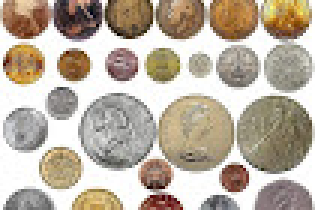
#> input picture img1.jpeg, 105 x 70 px (shown 3 times larger)
$ python Filtros.py --imagem img1.jpeg
#> lines starting #> are read from the running program, lines starting #| are printed output that depends on the picture
import cv2
import numpy
import argparse

# ------------------------ Filtros Passa Baixa ----------------------------- #

# Questão 1

# [16 lines left out: function filtroMedia, not called in this run]

# Questão 2

def filtroMediana(imagem, tamanho_janela):
    m, n = imagem.shape
    imagemMediana = numpy.zeros([m, n], dtype = imagem.dtype)

    for i in range(tamanho_janela // 2, m - tamanho_janela // 2):
        for j in range(tamanho_janela // 2, n - tamanho_janela // 2):
            janela = [
                imagem[i - k][j - l]
                for k in range(tamanho_janela)
                for l in range(tamanho_janela)
            ]
            temp = sorted(janela)
            imagemMediana[i, j] = temp[len(temp) // 2]

    imagemMediana = imagemMediana.astype(numpy.uint8)
    cv2.imwrite("mediana.png", imagemMediana)

# Questão 3

# [120 lines left out: functions filtroGaussiano, filtroLaplaciano, filtroPrewitt, filtroSobel, not called in this run]


# -------------------------------- Menu ------------------------------------------ #

if __name__ == "__main__":

# --------------- configuração do CLI ------------------------- #

    parser = argparse.ArgumentParser(
        description = "Processamento de imagens utilizando diferentes filtros."
    )
    parser.add_argument(
        "-w",
        "--tamanho_janela",
        type = int,
        default = 3,
        help = "Valor do tamanho da janela que será convertido para (w x w)."
    )
    parser.add_argument(
        "-m",
        "--mascara",
        type = str,
        required = False,
        help = "Mascará no formato .txt utilizado exclusivamente no filtro lapraciano."
    )
    parser.add_argument(
        "-f",
        "--tipo_filtro",
        type = str,
        default = "mediana",
        help = "Opções de Filtros: media, mediana, gaussiano, laplaciano, prewitt e sobel."
    )
    parser.add_argument(
        "-s",
        "--sigma",
        type = float,
        default = 1.0,
        required = False,
        help = "Valor do sigma utilizado exclusivamente no filtro gaussiano."
    )
    parser.add_argument(
        "-i",
        "--imagem",
        required = True,
        help = "Caminho da imagem de entrada."
    )
    args = parser.parse_args()

# ------------------- Leituras Adicionais ---------------------- #

    if args.tamanho_janela <= 0:
        parser.error(f"O valor de {args.tamanho_janela} para janela é inválido. Deve ser um número inteiro positivo.")

    imagem = cv2.imread(args.imagem, 0) # trabalha com 2 canais
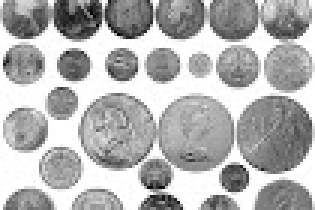
#> imagem: shape (70, 105) (shown 3 times larger); min 1, max 255, mean 178.1

# ------------------- Filtros Passa Baixa --------------------- #

    if args.tipo_filtro == "media":
        filtroMedia(imagem, args.tamanho_janela)
    elif args.tipo_filtro == "mediana":
        filtroMediana(imagem, args.tamanho_janela)
#> after the loop in filtroMediana, `for i in range(tamanho_janela // 2, m - tamanho_janela // 2):`:
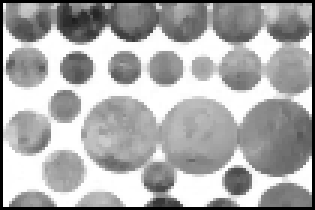
#> imagemMediana: shape (70, 105) (shown 3 times larger); min 0, max 255, mean 170.8
    elif args.tipo_filtro == "gaussiano":
        filtroGaussiano(imagem, args.tamanho_janela, args.sigma)

# ------------------- Filtros Passa Alta ----------------------- #

    elif args.tipo_filtro == "laplaciano":
        mascara = numpy.loadtxt(args.mascara, dtype = numpy.float32)
        filtroLaplaciano(imagem, mascara, args.tamanho_janela)
    elif args.tipo_filtro == "prewitt":
        filtroPrewitt(imagem)
    elif args.tipo_filtro == "sobel":
        filtroSobel(imagem)
    else:
        print("Tipo de filtro inválido!")
